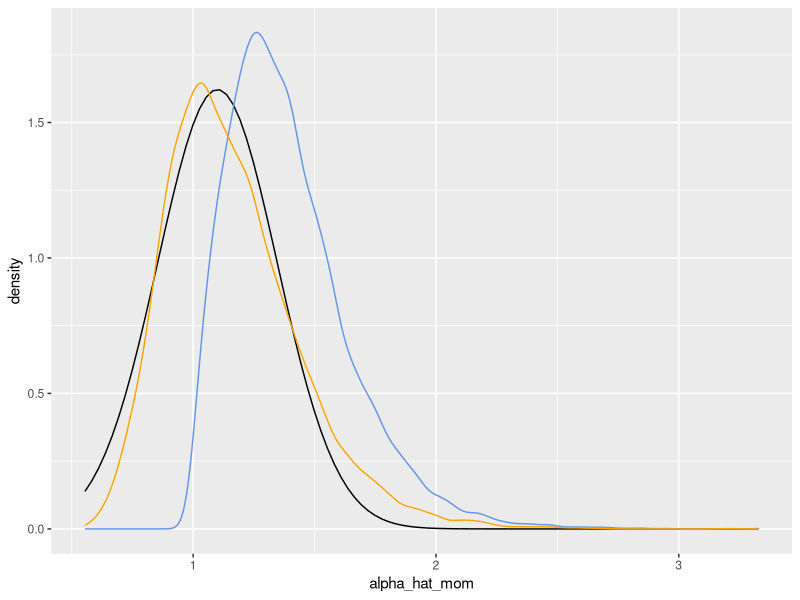
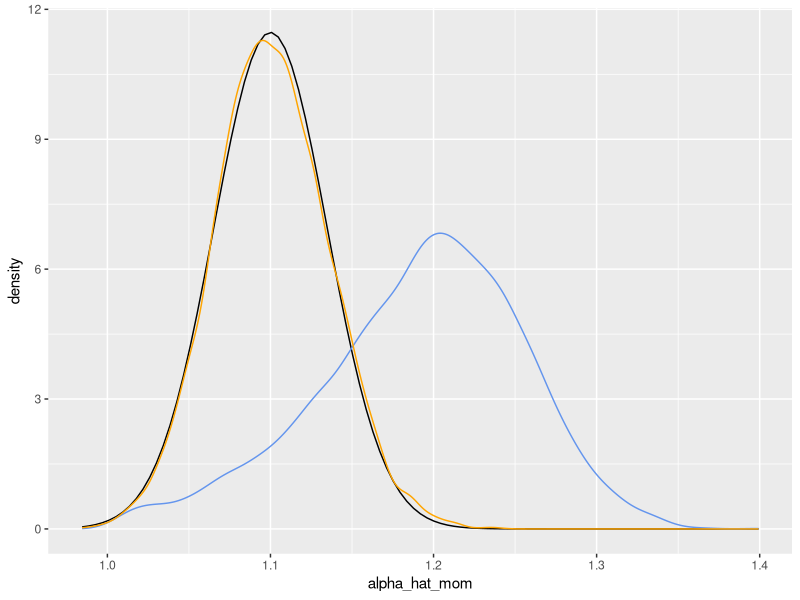

The R source for these figures, in order:
## ---- chunk 1
knitr::opts_chunk$set(echo = TRUE)
## ---- chunk 2
#' Sample from a Pareto distribution
#'
#' @param n sample size
#' @param x_0 location parameter for the Pareto distribution
#' @param alpha scale parameter for the Pareto distribution
#'
#' @return vector of length n, samples from the Pareto distribution.
rpareto <- function(n, x_0, alpha) {
    u <- runif(n, 0, 1)
    x <- x_0 / (1 - u)^{1/alpha}
    return(x)
}

rpareto(n = 20, x_0 = 1, alpha = 1.1)
## ---- chunk 3
n <- 20
n_sims <- 10000

results <- data.frame(
  alpha_hat_mom = rep(NA, n_sims),
  alpha_hat_mle = rep(NA, n_sims)
)

for(i in seq_len(n_sims)) {
  # replace NA on the next line with a call to rpareto, specifying n = n, x_0 = 1, and alpha = 1.1
  x <- rpareto(n = n, x_0 = 1, alpha = 1.1)
  
  # calculate the method of moments estimate based on the sample data x
  results$alpha_hat_mom[i] <- mean(x) / (mean(x) - 1)
  
  # calculate the MLE based on the sample data x
  results$alpha_hat_mle[i] <- 1/mean(log(x))
}
## ---- chunk 4
library(ggplot2)

# add more layers to the plot below
ggplot(data = results) +
  stat_function(fun = dnorm, args = list(mean = 1.1, sd = sqrt(1.1^2 / n))) +
  geom_density(mapping = aes(x = alpha_hat_mom), color = "cornflowerblue") +
  geom_density(mapping = aes(x = alpha_hat_mle), color = "orange")
## ---- chunk 5
mean(results$alpha_hat_mle)
var(results$alpha_hat_mle)
## ---- chunk 6
mean(results$alpha_hat_mom)
var(results$alpha_hat_mom)
## ---- chunk 7
mean(results$alpha_hat_mom) - 1.1
## ---- chunk 8
mean(results$alpha_hat_mle) - 1.1
## ---- chunk 9
(mean(results$alpha_hat_mom) - 1.1)^2 + var(results$alpha_hat_mom)
## ---- chunk 10
(mean(results$alpha_hat_mle) - 1.1)^2 + var(results$alpha_hat_mle)
## ---- chunk 11
# copy and paste your code from part 1, and change the sample size to 1000
n <- 1000
n_sims <- 10000

results <- data.frame(
  alpha_hat_mom = rep(NA, n_sims),
  alpha_hat_mle = rep(NA, n_sims)
)

for(i in seq_len(n_sims)) {
  # replace NA on the next line with a call to rpareto, specifying n = n, x_0 = 1, and alpha = 1.1
  x <- rpareto(n = n, x_0 = 1, alpha = 1.1)
  
  # calculate the method of moments estimate based on the sample data x
  results$alpha_hat_mom[i] <- mean(x) / (mean(x) - 1)
  
  # calculate the MLE based on the sample data x
  results$alpha_hat_mle[i] <- 1/mean(log(x))
}
## ---- chunk 12
# copy and paste your plot code from part 2 here
ggplot(data = results) +
  stat_function(fun = dnorm, args = list(mean = 1.1, sd = sqrt(1.1^2 / n))) +
  geom_density(mapping = aes(x = alpha_hat_mom), color = "cornflowerblue") +
  geom_density(mapping = aes(x = alpha_hat_mle), color = "orange")
## ---- chunk 13
# find the approximate bias of each estimator based on the results from your simulated samples
mean(results$alpha_hat_mom) - 1.1
## ---- chunk 14
# find the approximate bias of each estimator based on the results from your simulated samples
mean(results$alpha_hat_mle) - 1.1
## ---- chunk 15
# find the approximate MSE of each estimator based on the results from your simulated samples
(mean(results$alpha_hat_mom) - 1.1)^2 + var(results$alpha_hat_mom)
## ---- chunk 16
# find the approximate MSE of each estimator based on the results from your simulated samples
(mean(results$alpha_hat_mle) - 1.1)^2 + var(results$alpha_hat_mle)
